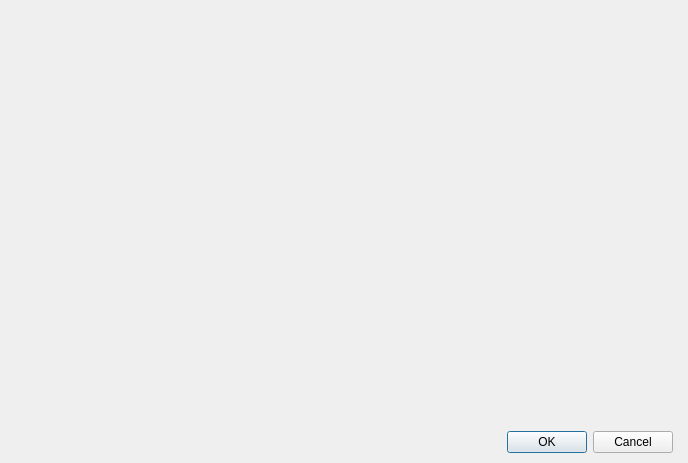
<?xml version="1.0" encoding="UTF-8"?>
<ui version="4.0">
 <class>DialogSpecialElements</class>
 <widget class="QDialog" name="DialogSpecialElements">
  <property name="geometry">
   <rect>
    <x>0</x>
    <y>0</y>
    <width>688</width>
    <height>463</height>
   </rect>
  </property>
  <property name="windowTitle">
   <string/>
  </property>
  <layout class="QGridLayout" name="gridLayout">
   <property name="leftMargin">
    <number>15</number>
   </property>
   <property name="topMargin">
    <number>10</number>
   </property>
   <property name="rightMargin">
    <number>15</number>
   </property>
   <property name="bottomMargin">
    <number>10</number>
   </property>
   <item row="0" column="0">
    <layout class="QVBoxLayout" name="verticalLayout">
     <property name="spacing">
      <number>15</number>
     </property>
     <item>
      <widget class="PanelSpecialElements" name="widget" native="true"/>
     </item>
     <item>
      <widget class="QDialogButtonBox" name="buttonBox">
       <property name="orientation">
        <enum>Qt::Horizontal</enum>
       </property>
       <property name="standardButtons">
        <set>QDialogButtonBox::Cancel|QDialogButtonBox::Ok</set>
       </property>
      </widget>
     </item>
    </layout>
   </item>
  </layout>
 </widget>
 <customwidgets>
  <customwidget>
   <class>PanelSpecialElements</class>
   <extends>QWidget</extends>
   <header>panelspecialelements.h</header>
   <container>1</container>
  </customwidget>
 </customwidgets>
 <resources/>
 <connections>
  <connection>
   <sender>buttonBox</sender>
   <signal>accepted()</signal>
   <receiver>DialogSpecialElements</receiver>
   <slot>accept()</slot>
   <hints>
    <hint type="sourcelabel">
     <x>248</x>
     <y>254</y>
    </hint>
    <hint type="destinationlabel">
     <x>157</x>
     <y>274</y>
    </hint>
   </hints>
  </connection>
  <connection>
   <sender>buttonBox</sender>
   <signal>rejected()</signal>
   <receiver>DialogSpecialElements</receiver>
   <slot>reject()</slot>
   <hints>
    <hint type="sourcelabel">
     <x>316</x>
     <y>260</y>
    </hint>
    <hint type="destinationlabel">
     <x>286</x>
     <y>274</y>
    </hint>
   </hints>
  </connection>
 </connections>
</ui>
